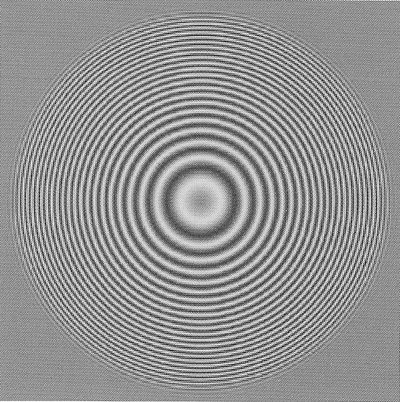
%> input picture misc/Example Code/Pattern.jpg, 400 x 402 px
$ octave Edges.m   (GNU Octave 9; MATLAB toolbox functions it lacks are replaced by stand-ins)
%> lines starting %> are read from the running program, lines starting %| are printed output that depends on the picture; in (x1, y1, x2, y2) boxes, pixels count from 0 and x2, y2 are one past the last pixel; in counts of white or black regions, pixels touching at a corner belong together; the program's own positions count from 1
clear
% Read image from file
image=imread("Pattern.jpg");
%> image is the input picture: size 402x400 uint8; min 6, max 255, mean 146.2

% There are differnt edge detection kernels
%   "Sobel" (default)
%   "Prewitt"
%   "Roberts"
%   "log"
%   "zerocross"
%   "Canny"
%   "approxcanny"
SobelEdges=edge(image, 'Sobel');
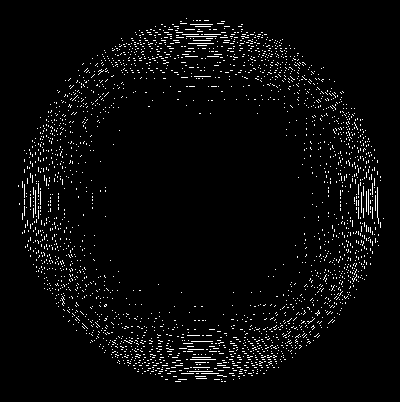
%> SobelEdges: size 402x400 logical; 3.5% white in thin lines or dots, all inside (x1, y1, x2, y2) = (18, 18, 384, 382)
figure; imshow(SobelEdges); title('Sobel');
SobelEdges=edge(image, 'Prewitt');
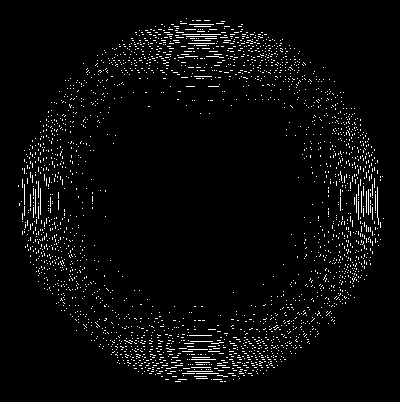
%> SobelEdges: size 402x400 logical; 3.5% white in thin lines or dots, all inside (x1, y1, x2, y2) = (18, 18, 384, 382)
figure; imshow(SobelEdges); title('Prewitt');
SobelEdges=edge(image, 'Roberts');
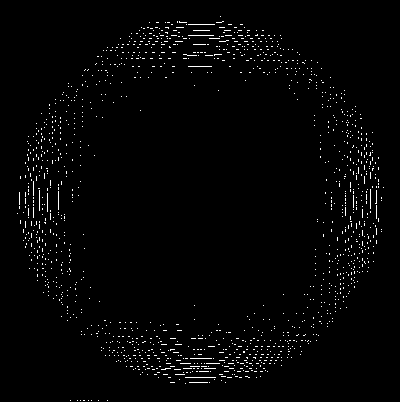
%> SobelEdges: size 402x400 logical; 1.8% white in thin lines or dots, all inside (x1, y1, x2, y2) = (17, 16, 384, 401)
figure; imshow(SobelEdges); title('Roberts');
SobelEdges=edge(image, 'log');
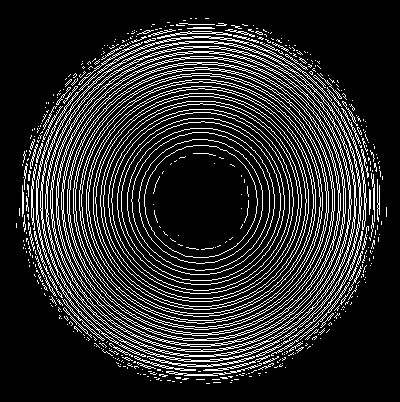
%> SobelEdges: size 402x400 logical; 16.5% white in thin lines or dots, all inside (x1, y1, x2, y2) = (16, 18, 387, 384)
figure; imshow(SobelEdges); title('log');
SobelEdges=edge(image, 'zerocross');
figure; imshow(SobelEdges); title('zerocross');
SobelEdges=edge(image, 'Canny');
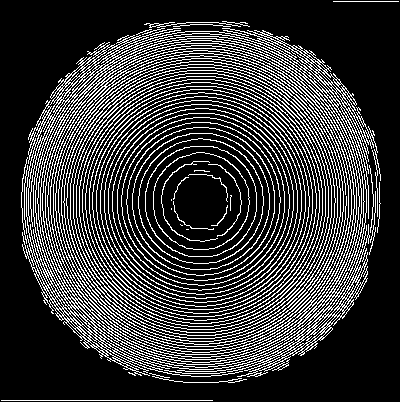
%> SobelEdges: size 402x400 logical; 22.3% white in thin lines or dots
figure; imshow(SobelEdges); title('Canny');
SobelEdges=edge(image, 'approxcanny');
figure; imshow(SobelEdges); title('approxcanny');

% Display original image
figure; imshow(image); title('Original');
